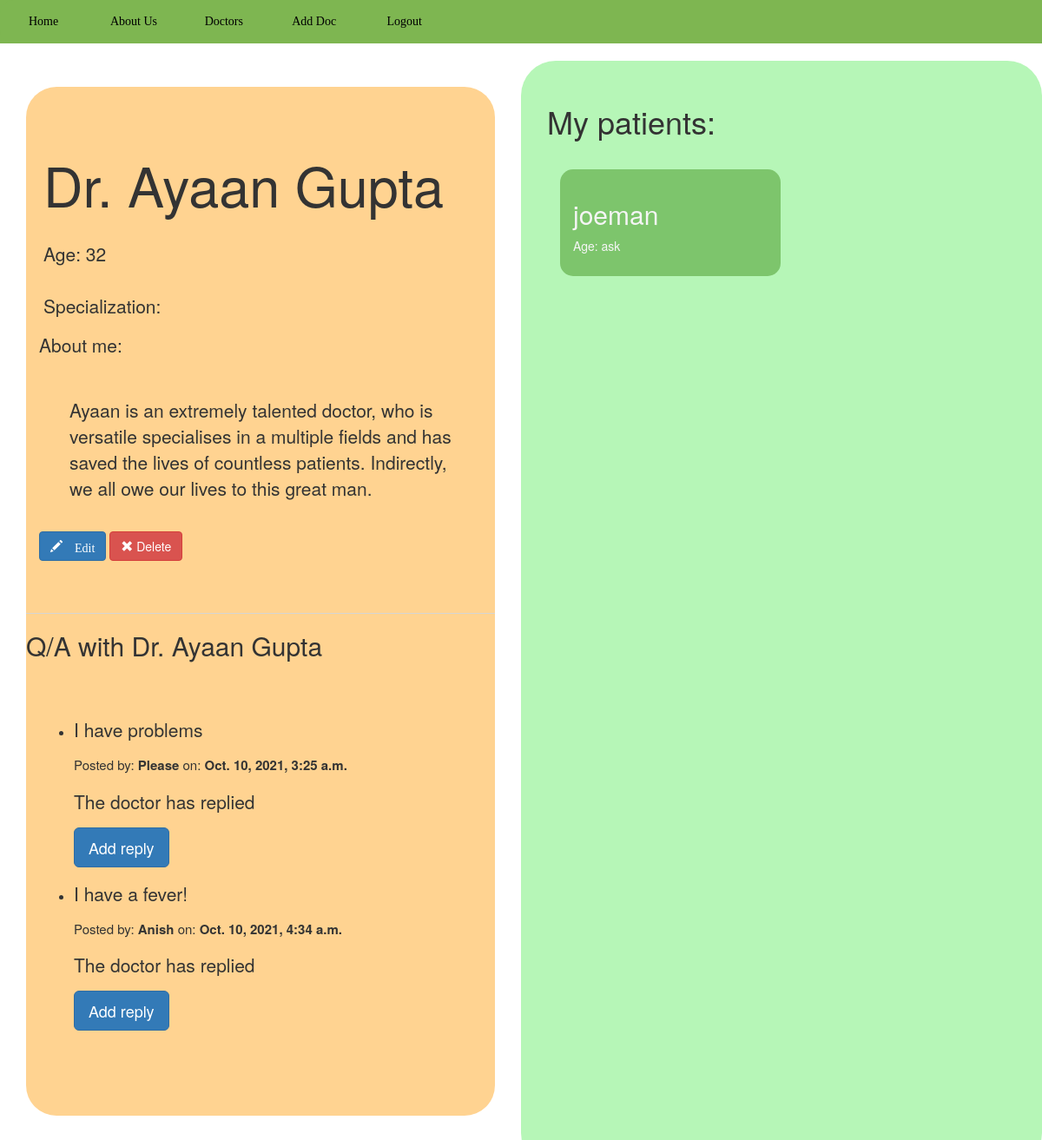
/doctor/1 (signed in), run on the app's committed database.
### basic_app/models.py (models this page shows, shortened)
class Doctor(models.Model):
    name = models.CharField(max_length=200)
    age = models.CharField(max_length=200)
    gender = models.CharField(max_length=200)
    degree =models.CharField(max_length=200)
    description = models.TextField()

class Comment(models.Model):
    doctor = models.ForeignKey('basic_app.Doctor', related_name='comments')
    name = models.CharField(max_length=200)
    question = models.TextField()
    created_date = models.DateTimeField(default=timezone.now)

class Patient(models.Model):
    name= models.CharField(max_length=200)
    age = models.CharField(max_length=200)
    gender = models.CharField(max_length=200)
    illness= models.CharField(max_length=200)
    allergies= models.CharField(max_length=200)
    email= models.EmailField(max_length=200)
    doctor= models.ForeignKey('basic_app.Doctor', related_name='patients')

### basic_app/views.py (the view)
# urls.py: url(r'^doctor/(?P<pk>\d+)', views.DoctorDetailView.as_view(), name='doctor_detail'),
class DoctorDetailView(DetailView):
    model=Doctor

### basic_app/templates/basic_app/doctor_detail.html (shortened to what this page needs)
{% extends 'basic_app/base.html' %}
{% block content %}
<div style = "width: 100%;height:100%; display: flex;">
        <div class = "docdesc">
          <div class="jumbotron" style="background-color: rgb(255, 211, 145);border-radius:35px">
            <h1 id = "Doc">{{doctor.name}}</h1>
            <p class = "desc">Age: {{doctor.age}}</p>
            <p class = "desc">Specialization: {{doctor.specialization}}</p>
            <div class="container">
              <p>About me:</p>
              <div class="  container">
                <p class = "desc">{{doctor.description|safe}}</p>
              </div>
            </div>
            <br>
            <div class="container">
              {% if user.is_authenticated %}
              <a class="btn btn-primary" href="{% url 'doctor_edit' pk=doctor.pk %}"><span class="glyphicon glyphicon-pencil"> Edit</span></a>
              <a class="btn btn-danger" href="{% url 'doctor_remove' pk=doctor.pk %}"><span class="glyphicon glyphicon-remove"></span> Delete</a>
              {%else%}
              <a href="{%url 'add_patient_to_dotctor' pk=doctor.pk %}"><button type="button"  class="btn btn-success btn-lg btn-block" name="button"> Consult!</button></a>
              {% endif %}
            </div>
            <br>
            <br>
            <hr>
            <h2>Q/A with {{doctor.name}}</h2>
            <br>
            <div class="container">
                <ul>
                {% for comment in doctor.comments.all %}
                <br>
                      <li>{{ comment.question|safe|linebreaks }}</li>
                      <p style="font-size:15px">Posted by: <strong>{{ comment.name }}</strong>
                        on: <strong> {{comment.created_date}}</strong></p>
                      <p>The doctor has replied</p>
                      {% if user.is_authenticated%}
                          <a class="btn btn-primary btn-lg" href="{% url 'add_reply_to_comment' pk=comment.pk %}">Add reply</a>
                      {%endif%}
                {% endfor %}
                  </ul>
                <br>
                {% if user.is_authenticated %}
                <br>
                {%else%}
                <br>
                <a class="btn btn-primary " href="{% url 'add_comment_to_doctor' pk=doctor.pk %}">Add question</a>
                {%endif%}
              </div>
          </div>
        </div>
        {% if user.is_authenticated %}
        <br>
        <br>
        <div class="docdesc" style="background-color:rgb(182,246,183); border-radius:40px">
          <h1>My patients:</h1>
            <div id= "big">
              {%for patient in doctor.patients.all%}
              <a href="{% url 'patient_detail_view' pk=patient.pk %}">
                <div class = "docs">
                    <h2 class = "h2">{{patient.name}}</h2>
                    <p class = "p">Age: {{patient.age}}</p>
                  </div>
                </a>
            {%endfor%}
          </div>
        </div>
    {%endif%}
{%endblock%}

### basic_app/static/basic_app.css (style rules this page uses)
.body { background-color: rgb(255, 255, 255); }
.docs { width:47%; background-color: rgb(125, 197, 108); margin-left:15px; margin-top: 25px; padding:15px; border-radius: 15px; float:left; }
.h2 { color:whitesmoke }
.p { color:whitesmoke }
#Doc { margin-left:20px; margin-top:30px; }
.desc { margin-top:30px; margin-left:20px; }
.docdesc { display: inline-block; width: 50%; padding:30px; }

### data on the page
Doctor: name "Dr. Ayaan Gupta", age "32", description "Ayaan is an extremely talented doctor, who is versatile specialises in a multiple fields and has saved the lives of countless patients. Indirectly, we all owe our lives to this great man."
Comment: question "I have problems", name "Please", created_date "Oct. 10, 2021, 3:25 a.m."
Comment: question "I have a fever!", name "Anish", created_date "Oct. 10, 2021, 4:34 a.m."
Patient: name "joeman", age "ask"
